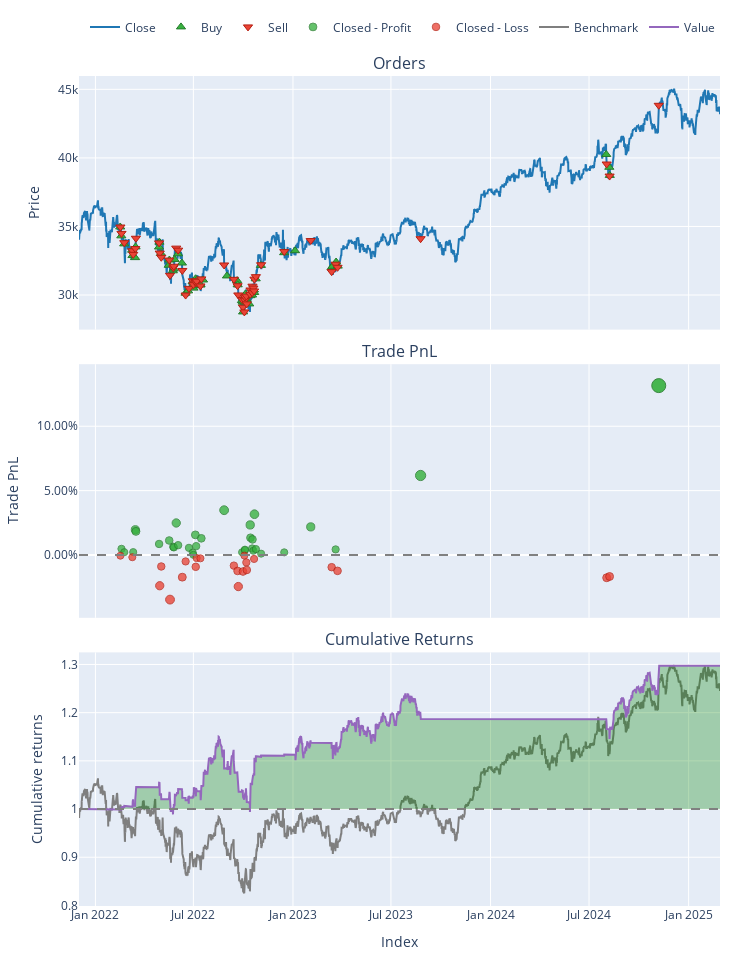

Notebook source saved alongside this figure:
### Markdown cell above
## Part 3: Backtesting & Performance Evaluation

**Objective:**  
Evaluate how well the trained model performs on unseen data, simulating real trades.

**Tasks:**
- Use walk-forward or expanding splits to mimic “live” conditions  
- Convert model predictions to signals ([-1, 0, +1] or buy/sell/hold)  
- Run a simple backtest script or VectorBT for performance metrics  
- Calculate returns, Sharpe ratio, drawdowns, confusion matrix, etc.  
- Visualize results (equity curve, trades, etc.) to judge strategy viability

### Code cell
import sys
import os
import warnings
from pathlib import Path

# ---------------------------------------------------------------------------
# 1) SET PROJECT ROOT AND UPDATE PATH/WORKING DIRECTORY
# ---------------------------------------------------------------------------
project_root = Path.cwd().parent.parent
sys.path.append(str(project_root))
os.chdir(str(project_root))
warnings.filterwarnings("ignore")

import pandas as pd
import numpy as np
import MetaTrader5 as mt5
import vectorbt as vbt
import joblib

# Our modules
from data.data_loader import get_data_mt5
from features.feature_engineering import add_all_ta_features
from features.labeling_schemes import create_labels_multi_bar  # multi-bar labeling

# Sklearn
from sklearn.metrics import accuracy_score

###########################################################
# 1) DATA LOADING & FEATURE ENGINEERING
###########################################################
if not mt5.initialize():
    print("Failed to initialize MT5")
else:
    # Fetch 5000 most recent bars for backtesting
    data = get_data_mt5(symbol="US30", timeframe=mt5.TIMEFRAME_H4, n_bars=5000, start_pos=0)
    mt5.shutdown()

# Add technical features
df = add_all_ta_features(data)

# Create multi-bar classification labels (e.g., horizon=5, threshold=0.005)
df_lbl = create_labels_multi_bar(df, horizon=5, threshold=0.005)

# Separate features and labels
X = df_lbl.drop(columns=["multi_bar_label", "future_return_h"])
y = df_lbl["multi_bar_label"]

# Shift labels from [-1,0,+1] → [0,1,2] for classifier
y_shifted = y + 1

###########################################################
# 2) LOAD PRE-TRAINED CLASSIFICATION MODEL (NO RETRAINING)
###########################################################
best_pipeline = joblib.load("models/saved_models/best_rf_mb_pipeline.pkl")
print("Loaded best classification model from 'best_rf_mb_pipeline.pkl'")

# 1) Identify columns used during training
trained_columns = best_pipeline["scaler"].feature_names_in_  # adjust if your pipeline step name differs

# 2) Subset X to match these columns
X_test = X[trained_columns]

# 3) Predict on new data
preds_shifted = best_pipeline.predict(X_test)

# Convert predictions back to [-1, 0, +1]
preds = preds_shifted - 1

# Compute accuracy against true labels (also shifted back)
y_true_unshifted = y_shifted - 1
accuracy = accuracy_score(y_true_unshifted, preds)
print(f"\nOut-of-Sample Accuracy: {accuracy:.4f}")

###########################################################
# 3) CONVERT PREDICTIONS TO SIGNALS & BACKTEST
###########################################################
# +1 => buy, -1 => sell, 0 => no position
signals = preds

print("\nRunning Full Backtest on the Last 2000 Bars...")

close_prices = df_lbl["close"]
if len(signals) < len(close_prices):
    signals = np.append(signals, [0] * (len(close_prices) - len(signals)))

signals_s = pd.Series(signals, index=close_prices.index)

fees = 0.0002  # 0.02% transaction cost per trade

pf = vbt.Portfolio.from_signals(
    close_prices,
    entries=signals_s > 0,
    exits=signals_s < 0,
    init_cash=10000,
    freq='4H',
    fees=fees
)

total_return = pf.total_return()
sharpe_ratio = pf.sharpe_ratio()

print("\nFull Backtest Results:")
print(f"Accuracy={accuracy:.2f}, Return={total_return:.2f}%, Sharpe={sharpe_ratio:.2f}")
print(pf.stats())

# Optional: Plot the backtest
fig = pf.plot()
fig.show()

### Figure 1 — Plotly figure (JSON) as saved in the notebook; plotly's stock layout.template omitted (floating-point values rounded to 4 significant figures; data arrays with more than 128 entries replaced by an {"elided": "..."} marker saying what was removed)
{"data": [{"legendgroup": "0", "line": {"color": "#1f77b4"}, "name": "Close", "showlegend": true, "type": "scatter", "uid": "a6e1ae7b-08d2-4af1-ba09-27ad3506bc45", "x": {"elided": "4995 str values"}, "xaxis": "x", "y": {"elided": "4995 float values"}, "yaxis": "y"}, {"customdata": {"elided": "56x3 float values"}, "hovertemplate": "Order Id: %{customdata[0]}<br>Timestamp: %{x}<br>Price: %{y}<br>Size: %{customdata[1]:.6f}<br>Fees: %{customdata[2]:.6f}", "legendgroup": "1", "marker": {"color": "#37B13F", "line": {"color": "rgb(38,123,44)", "width": 1}, "size": 8, "symbol": "triangle-up"}, "mode": "markers", "name": "Buy", "type": "scatter", "uid": "68c7cd32-12cc-4235-99f8-5c6227b29e98", "x": ["2022-02-15T20:00:00", "2022-02-17T20:00:00", "2022-02-23T04:00:00", "2022-03-09T20:00:00", "2022-03-10T12:00:00", "2022-03-15T08:00:00", "2022-03-16T04:00:00", "2022-04-28T12:00:00", "2022-04-29T08:00:00", "2022-05-02T00:00:00", "2022-05-16T12:00:00", "2022-05-17T16:00:00", "2022-05-24T00:00:00", "2022-05-25T16:00:00", "2022-05-27T04:00:00", "2022-06-02T16:00:00", "2022-06-09T20:00:00", "2022-06-16T12:00:00", "2022-06-21T04:00:00", "2022-06-29T16:00:00", "2022-06-30T20:00:00", "2022-07-01T04:00:00", "2022-07-05T00:00:00", "2022-07-05T12:00:00", "2022-07-06T20:00:00", "2022-07-13T20:00:00", "2022-07-14T04:00:00", "2022-07-18T20:00:00", "2022-09-01T00:00:00", "2022-09-19T20:00:00", "2022-09-20T20:00:00", "2022-09-28T16:00:00", "2022-09-30T08:00:00", "2022-09-30T20:00:00", "2022-10-03T20:00:00", "2022-10-04T04:00:00", "2022-10-05T08:00:00", "2022-10-07T12:00:00", "2022-10-12T04:00:00", "2022-10-14T08:00:00", "2022-10-17T12:00:00", "2022-10-17T20:00:00", "2022-10-19T12:00:00", "2022-10-20T20:00:00", "2022-10-21T08:00:00", "2022-10-24T04:00:00", "2022-11-02T20:00:00", "2022-12-15T16:00:00", "2023-01-04T20:00:00", "2023-03-13T08:00:00", "2023-03-15T00:00:00", "2023-03-21T16:00:00", "2023-03-24T16:00:00", "2024-08-01T20:00:00", "2024-08-07T12:00:00", "2024-08-08T08:00:00"], "xaxis": "x", "y": [34960.0, 34320.0, 33730.0, 33274, 32880.0, 32730, 33510.0, 33500.0, 33860.0, 33030.0, 32170.0, 32550.0, 31770.0, 31900.0, 32600.0, 33010.0, 32330.0, 30140.0, 30310.0, 30970.0, 30740.0, 30500.0, 31190.0, 30680.0, 31070.0, 30730.0, 30760.0, 31098, 31390.0, 31050.0, 30747, 29590.0, 29480.0, 28770.0, 29500.0, 29718, 30080.0, 29690.0, 29350.0, 29950.0, 30010.0, 30270.0, 30390.0, 30380.0, 30190.0, 31180.0, 32160.0, 33090.0, 33230.0, 32000.0, 32100.0, 32408, 32110.0, 40250.0, 39320.0, 38720.0], "yaxis": "y"}, {"customdata": {"elided": "56x3 float values"}, "hovertemplate": "Order Id: %{customdata[0]}<br>Timestamp: %{x}<br>Price: %{y}<br>Size: %{customdata[1]:.6f}<br>Fees: %{customdata[2]:.6f}", "legendgroup": "2", "marker": {"color": "#EA4335", "line": {"color": "rgb(181,31,18)", "width": 1}, "size": 8, "symbol": "triangle-down"}, "mode": "markers", "name": "Sell", "type": "scatter", "uid": "38dfb72a-65c1-4e69-af91-3276fbb43fbb", "x": ["2022-02-16T04:00:00", "2022-02-18T04:00:00", "2022-02-23T08:00:00", "2022-03-10T04:00:00", "2022-03-11T20:00:00", "2022-03-15T16:00:00", "2022-03-16T20:00:00", "2022-04-28T16:00:00", "2022-04-29T20:00:00", "2022-05-02T16:00:00", "2022-05-17T08:00:00", "2022-05-18T20:00:00", "2022-05-24T20:00:00", "2022-05-25T20:00:00", "2022-05-30T08:00:00", "2022-06-02T20:00:00", "2022-06-10T12:00:00", "2022-06-16T16:00:00", "2022-06-22T20:00:00", "2022-06-29T20:00:00", "2022-07-01T00:00:00", "2022-07-04T16:00:00", "2022-07-05T08:00:00", "2022-07-06T04:00:00", "2022-07-07T00:00:00", "2022-07-14T00:00:00", "2022-07-15T16:00:00", "2022-08-26T20:00:00", "2022-09-13T20:00:00", "2022-09-20T16:00:00", "2022-09-22T00:00:00", "2022-09-29T00:00:00", "2022-09-30T16:00:00", "2022-10-03T04:00:00", "2022-10-04T00:00:00", "2022-10-04T08:00:00", "2022-10-06T20:00:00", "2022-10-07T16:00:00", "2022-10-14T00:00:00", "2022-10-14T12:00:00", "2022-10-17T16:00:00", "2022-10-18T04:00:00", "2022-10-19T20:00:00", "2022-10-21T04:00:00", "2022-10-21T20:00:00", "2022-10-24T12:00:00", "2022-11-03T04:00:00", "2022-12-15T20:00:00", "2023-02-02T20:00:00", "2023-03-13T12:00:00", "2023-03-20T20:00:00", "2023-03-24T08:00:00", "2023-08-24T20:00:00", "2024-08-02T16:00:00", "2024-08-08T00:00:00", "2024-11-06T20:00:00"], "xaxis": "x", "y": [34960.0, 34490.0, 33820.0, 33230.0, 32970.0, 33390.0, 34140.0, 33800.0, 33060.0, 32750.0, 32550.0, 31440.0, 31980.0, 32101, 33420.0, 33270.0, 31790.0, 30000.0, 30486, 31040.0, 30760.0, 30990.0, 30910.0, 30900.0, 31010.0, 30660.0, 31180.0, 32190.0, 31150.0, 30680, 30010.0, 29670.0, 29110.0, 28770.0, 29625, 29850.0, 29920.0, 29360.0, 30050.0, 30370.0, 30170.0, 30650.0, 30510.0, 30300.0, 31160.0, 31340.0, 32210.0, 33170.0, 33970.0, 31710.0, 32249, 32020.0, 34110.0, 39560.0, 38680.0, 43840.0], "yaxis": "y"}, {"customdata": {"elided": "34x4 float values"}, "hovertemplate": "Exit Trade Id: %{customdata[0]}<br>Position Id: %{customdata[1]}<br>Exit Timestamp: %{x}<br>PnL: %{customdata[2]:.6f}<br>Return: %{customdata[3]:.2%}", "legendgroup": "3", "marker": {"color": "#37B13F", "line": {"color": "rgb(38,123,44)", "width": 1}, "opacity": [0.7553, 0.7523, 0.7524, 0.7723, 0.7708, 0.7596, 0.7627, 0.7572, 0.7566, 0.7782, 0.7586, 0.7562, 0.7519, 0.75, 0.7677, 0.7577, 0.7646, 0.7896, 0.7523, 0.754, 0.7545, 0.7765, 0.7651, 0.7556, 0.7637, 0.7536, 0.786, 0.7551, 0.7511, 0.7522, 0.7748, 0.7548, 0.8203, 0.9], "size": [7.247, 7.11, 7.112, 8.041, 7.97, 7.45, 7.594, 7.334, 7.308, 8.318, 7.4, 7.289, 7.09, 7, 7.826, 7.36, 7.683, 8.846, 7.107, 7.189, 7.212, 8.237, 7.706, 7.262, 7.639, 7.168, 8.681, 7.237, 7.049, 7.103, 8.156, 7.225, 10.28, 14], "symbol": "circle"}, "mode": "markers", "name": "Closed - Profit", "type": "scatter", "uid": "790411ab-3968-4a92-9456-8dd5a3396b98", "x": ["2022-02-18T04:00:00", "2022-02-23T08:00:00", "2022-03-11T20:00:00", "2022-03-15T16:00:00", "2022-03-16T20:00:00", "2022-04-28T16:00:00", "2022-05-17T08:00:00", "2022-05-24T20:00:00", "2022-05-25T20:00:00", "2022-05-30T08:00:00", "2022-06-02T20:00:00", "2022-06-22T20:00:00", "2022-06-29T20:00:00", "2022-07-01T00:00:00", "2022-07-04T16:00:00", "2022-07-06T04:00:00", "2022-07-15T16:00:00", "2022-08-26T20:00:00", "2022-09-29T00:00:00", "2022-10-04T00:00:00", "2022-10-04T08:00:00", "2022-10-14T00:00:00", "2022-10-14T12:00:00", "2022-10-17T16:00:00", "2022-10-18T04:00:00", "2022-10-19T20:00:00", "2022-10-21T20:00:00", "2022-10-24T12:00:00", "2022-11-03T04:00:00", "2022-12-15T20:00:00", "2023-02-02T20:00:00", "2023-03-20T20:00:00", "2023-08-24T20:00:00", "2024-11-06T20:00:00"], "xaxis": "x2", "y": [0.00478, 0.002194, 0.002233, 0.01967, 0.01836, 0.008589, 0.01129, 0.006407, 0.005915, 0.02488, 0.007642, 0.005561, 0.001828, 0.0001367, 0.01564, 0.006903, 0.01296, 0.03479, 0.002137, 0.003677, 0.004115, 0.02336, 0.0134, 0.005061, 0.01213, 0.003291, 0.03169, 0.004595, 0.001058, 0.002063, 0.02184, 0.00436, 0.06177, 0.1316], "yaxis": "y2"}, {"customdata": [[0, 0, -5.371, -0.0005373], [3, 3, -17.24, -0.001713], [8, 8, -251.6, -0.02386], [9, 9, -91.71, -0.008911], [11, 11, -357.3, -0.03463], [16, 16, -179.2, -0.01721], [17, 17, -51.11, -0.004995], [22, 22, -95.74, -0.00919], [24, 24, -24.79, -0.002385], [25, 25, -26.58, -0.002564], [28, 28, -89.48, -0.008254], [29, 29, -132.9, -0.01236], [30, 30, -260.2, -0.0245], [32, 32, -133.2, -0.01283], [33, 33, -4.241, -0.0004139], [36, 36, -59.19, -0.005734], [37, 37, -119.2, -0.01161], [43, 43, -32.64, -0.00304], [49, 49, -107.4, -0.009446], [51, 51, -139.2, -0.0123], [53, 53, -209.3, -0.01764], [54, 54, -194.5, -0.01669]], "hovertemplate": "Exit Trade Id: %{customdata[0]}<br>Position Id: %{customdata[1]}<br>Exit Timestamp: %{x}<br>PnL: %{customdata[2]:.6f}<br>Return: %{customdata[3]:.2%}", "legendgroup": "4", "marker": {"color": "#EA4335", "line": {"color": "rgb(181,31,18)", "width": 1}, "opacity": [0.7505, 0.7518, 0.7771, 0.76, 0.7894, 0.7695, 0.7555, 0.7603, 0.7526, 0.7528, 0.7593, 0.7639, 0.7778, 0.7645, 0.7503, 0.7564, 0.7631, 0.7533, 0.7606, 0.7639, 0.77, 0.7689], "size": [7.021, 7.084, 8.264, 7.467, 8.837, 7.91, 7.259, 7.482, 7.12, 7.129, 7.432, 7.651, 8.298, 7.676, 7.015, 7.298, 7.611, 7.155, 7.496, 7.648, 7.932, 7.881], "symbol": "circle"}, "mode": "markers", "name": "Closed - Loss", "type": "scatter", "uid": "a50f5045-4288-463a-8414-b5e1e1b5ef38", "x": ["2022-02-16T04:00:00", "2022-03-10T04:00:00", "2022-04-29T20:00:00", "2022-05-02T16:00:00", "2022-05-18T20:00:00", "2022-06-10T12:00:00", "2022-06-16T16:00:00", "2022-07-05T08:00:00", "2022-07-07T00:00:00", "2022-07-14T00:00:00", "2022-09-13T20:00:00", "2022-09-20T16:00:00", "2022-09-22T00:00:00", "2022-09-30T16:00:00", "2022-10-03T04:00:00", "2022-10-06T20:00:00", "2022-10-07T16:00:00", "2022-10-21T04:00:00", "2023-03-13T12:00:00", "2023-03-24T08:00:00", "2024-08-02T16:00:00", "2024-08-08T00:00:00"], "xaxis": "x2", "y": [-0.0005373, -0.001713, -0.02386, -0.008911, -0.03463, -0.01721, -0.004995, -0.00919, -0.002385, -0.002564, -0.008254, -0.01236, -0.0245, -0.01283, -0.0004139, -0.005734, -0.01161, -0.00304, -0.009446, -0.0123, -0.01764, -0.01669], "yaxis": "y2"}, {"legendgroup": "5", "line": {"color": "#7f7f7f"}, "name": "Benchmark", "showlegend": true, "type": "scatter", "uid": "7538eaf4-cc2d-41ad-a822-c86e875c902e", "x": {"elided": "4995 str values"}, "xaxis": "x3", "y": {"elided": "4995 float values"}, "yaxis": "y3"}, {"hoverinfo": "skip", "legendgroup": "6", "line": {"color": "rgba(0, 0, 0, 0)", "width": 0}, "opacity": 0, "showlegend": false, "type": "scatter", "uid": "1d2d49f3-7e7c-4578-bf88-8c3dba8d8fc9", "x": {"elided": "4995 str values"}, "xaxis": "x3", "y": {"elided": "4995 int values"}, "yaxis": "y3"}, {"connectgaps": false, "fill": "tonexty", "fillcolor": "rgba(0, 128, 0, 0.3)", "hoverinfo": "skip", "legendgroup": "6", "line": {"color": "rgba(0, 0, 0, 0)", "width": 0}, "opacity": 0, "showlegend": false, "type": "scatter", "uid": "65622751-5437-477b-aa28-ba5ac46316dd", "x": {"elided": "4995 str values"}, "xaxis": "x3", "y": {"elided": "4995 float values"}, "yaxis": "y3"}, {"hoverinfo": "skip", "legendgroup": "6", "line": {"color": "rgba(0, 0, 0, 0)", "width": 0}, "opacity": 0, "showlegend": false, "type": "scatter", "uid": "0318235c-e7a2-4588-9cce-41f1e8009da7", "x": {"elided": "4995 str values"}, "xaxis": "x3", "y": {"elided": "4995 int values"}, "yaxis": "y3"}, {"connectgaps": false, "fill": "tonexty", "fillcolor": "rgba(255, 0, 0, 0.3)", "hoverinfo": "skip", "legendgroup": "6", "line": {"color": "rgba(0, 0, 0, 0)", "width": 0}, "opacity": 0, "showlegend": false, "type": "scatter", "uid": "7ae94595-d344-4c98-9eae-398ad7b12d64", "x": {"elided": "4995 str values"}, "xaxis": "x3", "y": {"elided": "4995 float values"}, "yaxis": "y3"}, {"legendgroup": "7", "line": {"color": "#9467bd"}, "name": "Value", "showlegend": true, "type": "scatter", "uid": "990eaa0b-5d9c-42fd-be08-c5814d2036fe", "x": {"elided": "4995 str values"}, "xaxis": "x3", "y": {"elided": "4995 float values"}, "yaxis": "y3"}, {"hoverinfo": "skip", "legendgroup": "6", "line": {"color": "rgba(0, 0, 0, 0)", "width": 0}, "opacity": 0, "showlegend": false, "type": "scatter", "uid": "a4e31e7e-3818-4be0-b1c9-b6064b795014", "x": {"elided": "4995 str values"}, "xaxis": "x3", "y": {"elided": "4995 int values"}, "yaxis": "y3"}], "layout": {"annotations": [{"font": {"size": 16}, "showarrow": false, "text": "Orders", "x": 0.5, "xanchor": "center", "xref": "paper", "y": 1, "yanchor": "bottom", "yref": "paper"}, {"font": {"size": 16}, "showarrow": false, "text": "Trade PnL", "x": 0.5, "xanchor": "center", "xref": "paper", "y": 0.6528, "yanchor": "bottom", "yref": "paper"}, {"font": {"size": 16}, "showarrow": false, "text": "Cumulative Returns", "x": 0.5, "xanchor": "center", "xref": "paper", "y": 0.3056, "yanchor": "bottom", "yref": "paper"}], "height": 960, "legend": {"orientation": "h", "traceorder": "normal", "x": 1, "xanchor": "right", "y": 1.042, "yanchor": "bottom"}, "margin": {"b": 30, "l": 30, "r": 30, "t": 30}, "shapes": [{"line": {"color": "gray", "dash": "dash"}, "type": "line", "x0": 0, "x1": 1, "xref": "paper", "y0": 0, "y1": 0, "yref": "y2"}, {"line": {"color": "gray", "dash": "dash"}, "type": "line", "x0": 0, "x1": 1, "xref": "paper", "y0": 1, "y1": 1, "yref": "y3"}], "showlegend": true, "width": 750, "xaxis": {"anchor": "y", "domain": [0, 1], "matches": "x3", "showticklabels": false}, "xaxis2": {"anchor": "y2", "domain": [0, 1], "matches": "x3", "showticklabels": false}, "xaxis3": {"anchor": "y3", "domain": [0, 1], "title": {"text": "Index"}}, "yaxis": {"anchor": "x", "domain": [0.6944, 1], "title": {"text": "Price"}}, "yaxis2": {"anchor": "x2", "domain": [0.3472, 0.6528], "tickformat": ".2%", "title": {"text": "Trade PnL"}}, "yaxis3": {"anchor": "x3", "domain": [0, 0.3056], "title": {"text": "Cumulative returns"}}}}
